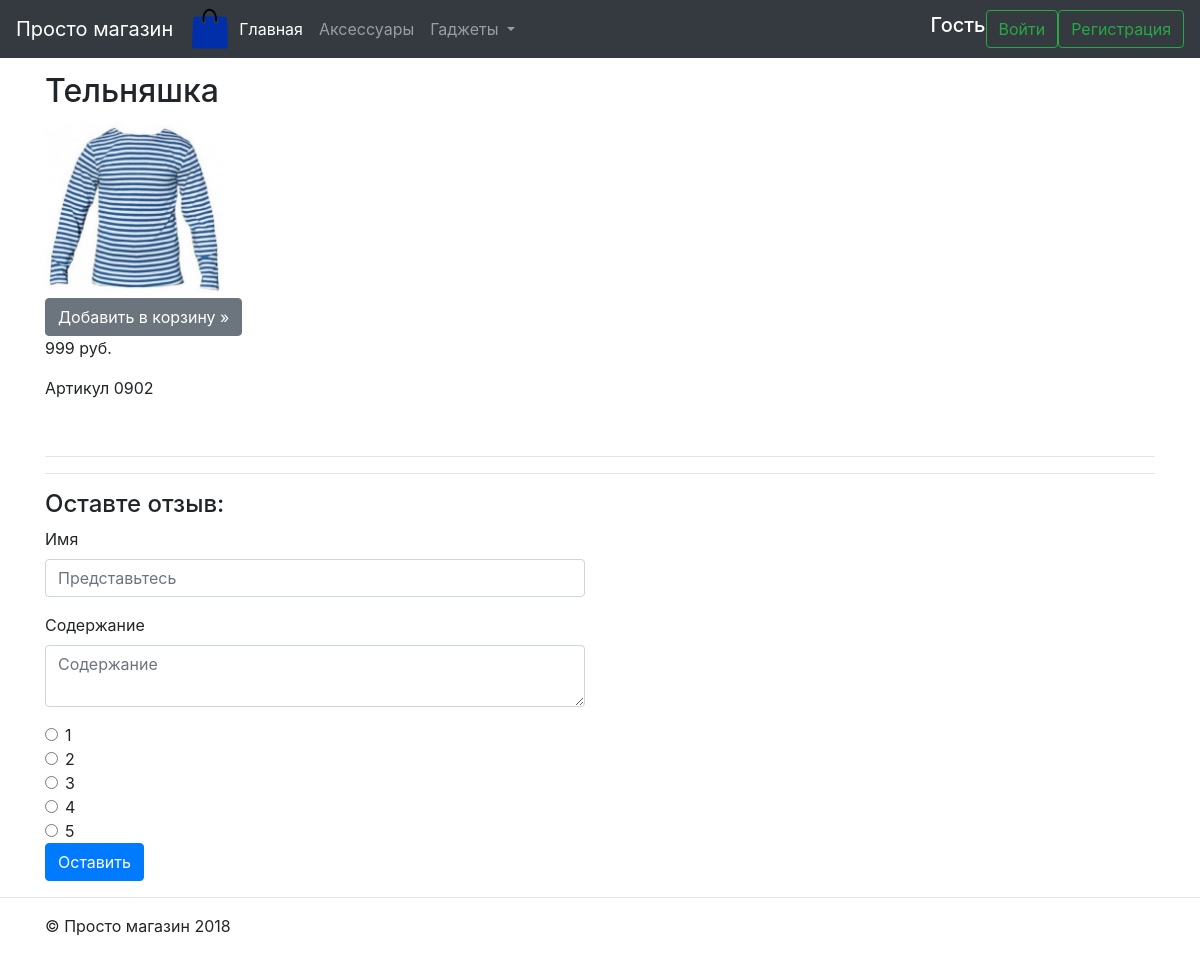
Page /product/10/ on the earlier database version.
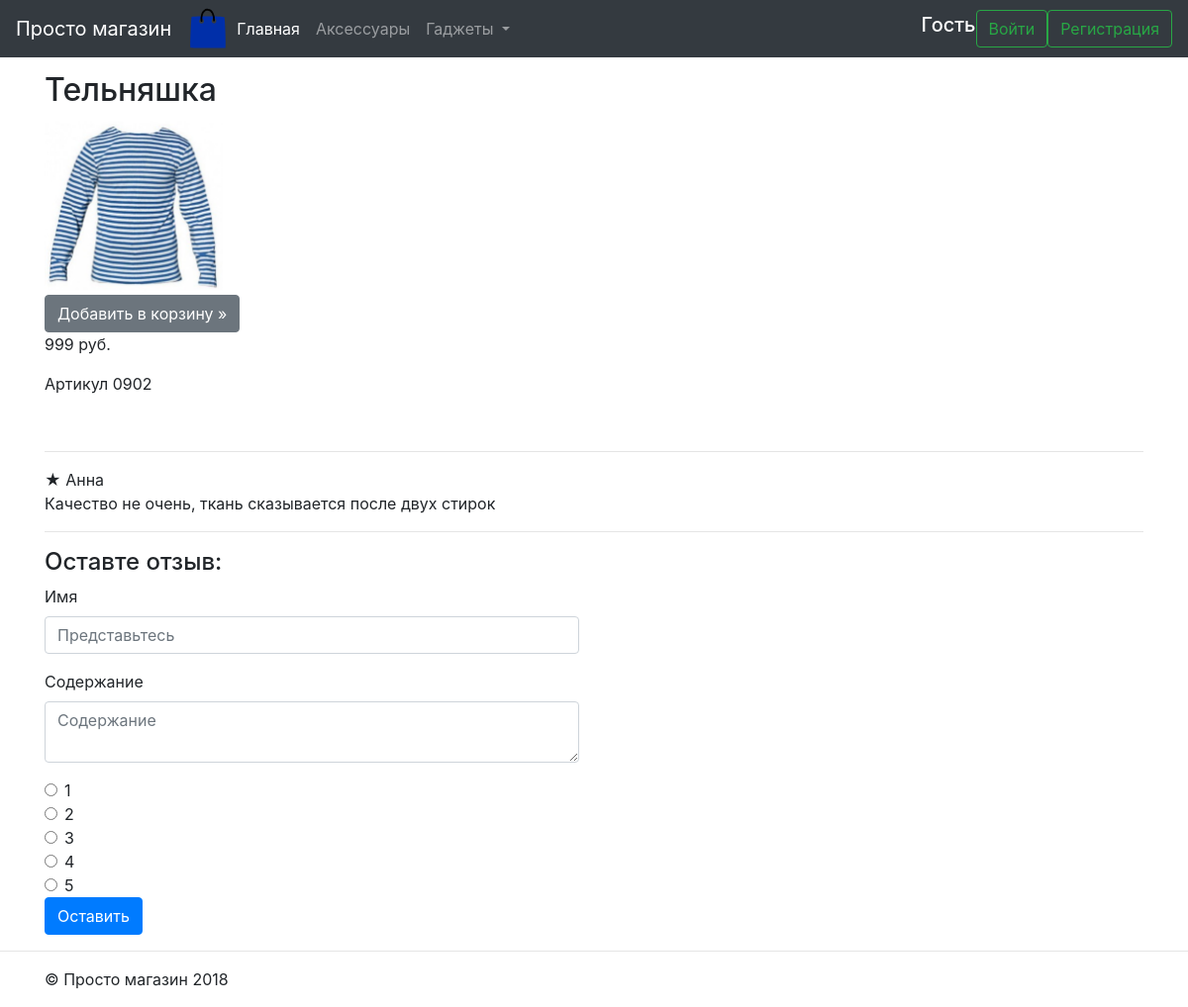
Same page on the later database version.
### shop/models.py (models this page shows, shortened)
class Category(models.Model):
    name = models.CharField(max_length=NAME_LENGTH, verbose_name='Наименование', unique=True, blank=False, null=False)
    parent = models.ForeignKey('self',
                               verbose_name='Состоит в',
                               on_delete=models.DO_NOTHING,
                               null=True,
                               blank=True,
                               related_name='followers')
    class Meta:
        verbose_name = 'Категория'
        verbose_name_plural = 'Категории товаров'

class Remark(models.Model):
    name = models.CharField(verbose_name='Имя пользователя', max_length=NAME_LENGTH, blank=False, null=False)
    content = models.TextField(verbose_name='Содержание', blank=False, null=False)
    estimation = models.IntegerField(verbose_name='Оценка', choices=ESTIMATE_CHOICES, blank=False, null=False)
    session_id = models.CharField(verbose_name='Ключ сессии', max_length=NAME_LENGTH, blank=False, null=False)
    product = models.ForeignKey('Product', on_delete=models.CASCADE, related_name='remarks')
    class Meta:
        verbose_name = 'Отзыв'
        verbose_name_plural = 'Отзывы о товарах'

### shop/views.py (the view)
# urls.py: path('product/<int:product_id>/', ProductDetailView.as_view(), name='product'),
class ProductDetailView(DetailView):
    model = Product
    template_name = 'product.html'
    context_object_name = 'product'
    pk_url_kwarg = 'product_id'

### cart/utils.py (called while the page is built)
def get_cart_message(request):
    if request.user.is_authenticated:
        try:
            order = Order.objects.get(user=request.user, is_paid=False)
        except Order.DoesNotExist:
            return ''
    else:
        return ''
    count = sum(Cart.objects.filter(order=order).values_list('count', flat=True))
    return f'({count})'

### shop/context_processors.py (called while the page is built)
def menu_items(request):
    context = {'is_authenticated': request.user.is_authenticated,
               'account_name': request.user.username if request.user.is_authenticated else 'Гость',
               'lot': get_cart_message(request),
               'categories_menu': Category.objects.filter(parent=None).order_by('-id')}
    return context

### shop/templatetags/formats.py (called while the page is built)
@register.filter
def currency(price):
    bar = '{:,.0f} руб.'.format(price).replace(',', ' ')
    return bar

@register.filter
def stars_count(count):
    return '★' * count

### templates/shop/product.html
{% extends "base.html" %}
{% load static %}
{% block content %}
<main role="main">
  <div class="container mt-3">
    <div class="row">
      {% include "product_section.html" with product=product %}
    </div>
    <br>
      {% include "remark_section.html" with product=product %}
  </div>
</main>
{% endblock %}

### templates/base.html (shortened to what this page needs)
{% load static %}
<!DOCTYPE html>
<html lang="en">
<head>
  <link rel="stylesheet" href="{% static "bootstrap.min.css" %}">
  <link rel="stylesheet" href="{% static "main.css" %}">
<nav class="navbar navbar-expand-md navbar-dark fixed-top bg-dark">
  <a class="navbar-brand" href="/">Просто магазин</a>
  <img src="{% static "logo.svg" %}" alt="" width="42" height="42">
  <div class="collapse navbar-collapse" id="navbarsExampleDefault">
    <ul class="navbar-nav mr-auto">
      <li class="nav-item active">
        <a class="nav-link" href="/">
          Главная</a>
      </li>
      {% for menu_item in categories_menu %}
        <li class="nav-item dropdown">
          {% if not menu_item.followers.count %}
            <li class="nav-item">
              <a class="nav-link" href="/category/{{ menu_item.id }}/">
                {{ menu_item.name }}</a>
            </li>
          {% else %}
            <a class="nav-link dropdown-toggle" href="#" id="dropdown01"
             data-toggle="dropdown" aria-haspopup="true" aria-expanded="false">
             {{ menu_item.name }} </a>
          {% endif %}
        </li>
      {% endfor %}
    </ul>
    <h5><font color="#ffffff">{{ account_name }}</font></h5>
    {% if is_authenticated %}
      <a class="btn btn-outline-success my-2 my-sm-0" role="button"
       href="/cart/">
      Корзина{{ lot }}</a>
      <a class="btn btn-outline-success my-2 my-sm-0" role="button"
         href="/logout/">
      Выйти</a>
    {% else %}
      <a class="btn btn-outline-success my-2 my-sm-0" role="button"
         href="/login/">
      Войти</a>
      <a class="btn btn-outline-success my-2 my-sm-0" role="button"
        href="/auth/">
      Регистрация</a>
    {% endif %}
  </div>
</nav>
</head>
<body class="" data-gr-c-s-loaded="true">
    {% block content %}
    {% endblock %}
    <hr>
    <footer class="container">
        <p>© Просто магазин 2018</p>
    </footer>
</body>
</html>

### templates/shop/remark_section.html (shortened to what this page needs)
{% load formats %}
<div>
  <hr>
    {% for remark in product.remarks.all %}
        {{ remark.estimation|stars_count }} <span>{{ remark.name }}</span>
    <p> {{ remark.content }} </p>
    {% endfor %}
  <hr>
    <div class="row">
      <div class="col-lg-6 col-md-8 col-sm-12">
        <h4>Оставте отзыв:</h4>
         <form action="{% url "feedback" product.id %}" method="post">
          <div class="form-group">
            <label for="name">Имя</label>
            <input type="text" class="form-control" id="name" aria-describedby="nameHelp"
                   placeholder="Представьтесь" name="name" data-cip-id="name">
          </div>
          <div class="form-group">
            <label for="content">Содержание</label>
            <textarea class="form-control" id="content" placeholder="Содержание"
                      name="description"></textarea>
          </div>
          <div class="form-check">
            <input class="form-check-input" type="radio" name="mark" id="mark1" value="1">
            <label class="form-check-label" for="mark1">
              1
            </label>
          </div>
          <div class="form-check">
            <input class="form-check-input" type="radio" name="mark" id="mark2" value="2">
            <label class="form-check-label" for="mark2">
              2
            </label>
          </div>
          <div class="form-check">
            <input class="form-check-input" type="radio" name="mark" id="mark3" value="3">
            <label class="form-check-label" for="mark3">
              3
            </label>
          </div>
          <div class="form-check">
            <input class="form-check-input" type="radio" name="mark" id="mark4" value="4">
            <label class="form-check-label" for="mark4">
              4
            </label>
          </div>
          <div class="form-check">
            <input class="form-check-input" type="radio" name="mark" id="mark5" value="5">
            <label class="form-check-label" for="mark5">
              5
            </label>
          </div>
          <button type="submit" class="btn btn-primary">Оставить</button>
        </form>
      </div>
    </div>
</div>

Differences in the rows shown:
added Remark: estimation|stars_count "★", name "Анна", content "Качество не очень, ткань сказывается после двух стирок"
